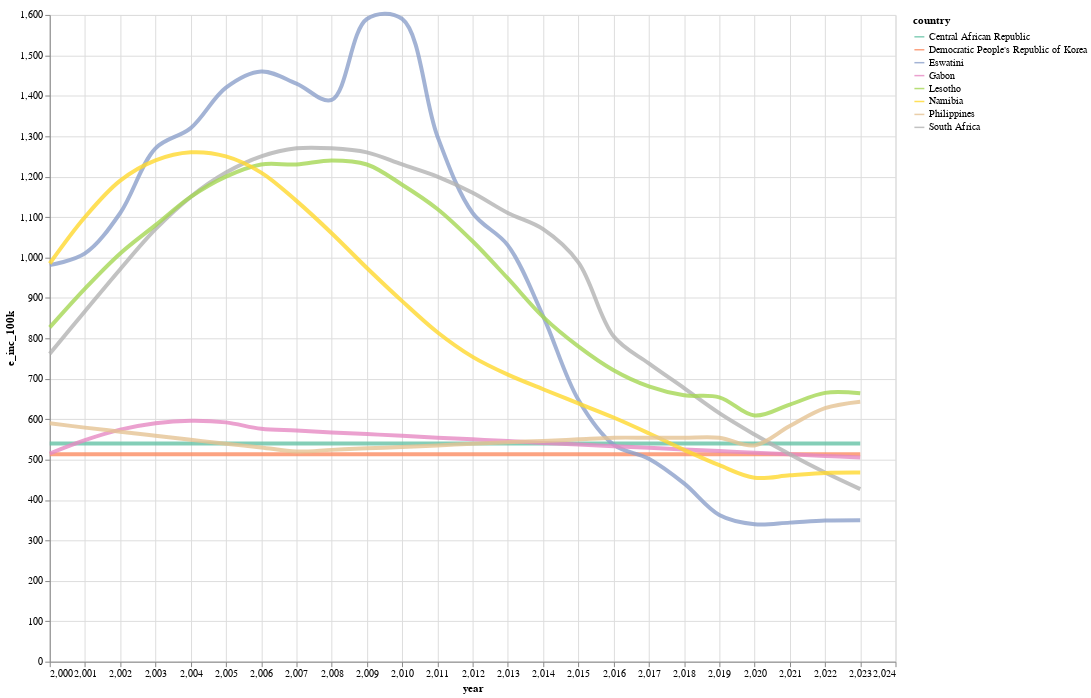

Notebook code cell kept with this figure:
### Markdown cell above
## highest estimated mortality rates and trends

### Code cell
df = duckdb.sql("""
--sqlbegin

    with countries_iso3 as (
            select iso3,
                   round(avg(e_inc_100k), 2)
                   --max(e_mort_100k) - min(e_mort_100k)
            from tb_data
            --where year between 2018 and 2023
            group by 1
            order by 2 desc
            limit 8
    )

    from tb_data
    where iso3 in (select iso3 from countries_iso3)

--sqlend
""")

display(df)

alt.Chart(
    df,
    width=850,
    height=650,
).mark_line(
    size=4.0,
    opacity=0.8,
    #point={'size': 50},
    interpolate='catmull-rom',
).encode(
    x='year',
    y='e_inc_100k',
    color=alt.Color('country', scale=alt.Scale(scheme='set2')),
)

### Figure 1 — Vega-Lite specification as saved in the notebook (floating-point values rounded to 4 significant figures; data arrays with more than 128 entries replaced by an {"elided": "..."} marker saying what was removed)
{"usermeta": {"embedOptions": {"theme": "ggplot2"}}, "config": {"view": {"continuousWidth": 300, "continuousHeight": 300}}, "data": {"name": "data-764debc11a6776322a4d2ead95e1a0e7"}, "mark": {"type": "line", "interpolate": "catmull-rom", "opacity": 0.8, "size": 4.0}, "encoding": {"color": {"field": "country", "scale": {"scheme": "set2"}, "type": "nominal"}, "x": {"field": "year", "type": "quantitative"}, "y": {"field": "e_inc_100k", "type": "quantitative"}}, "height": 650, "width": 850, "$schema": "https://vega.github.io/schema/vega-lite/v5.20.1.json", "datasets": {"data-764debc11a6776322a4d2ead95e1a0e7": {"elided": "192 records"}}}
